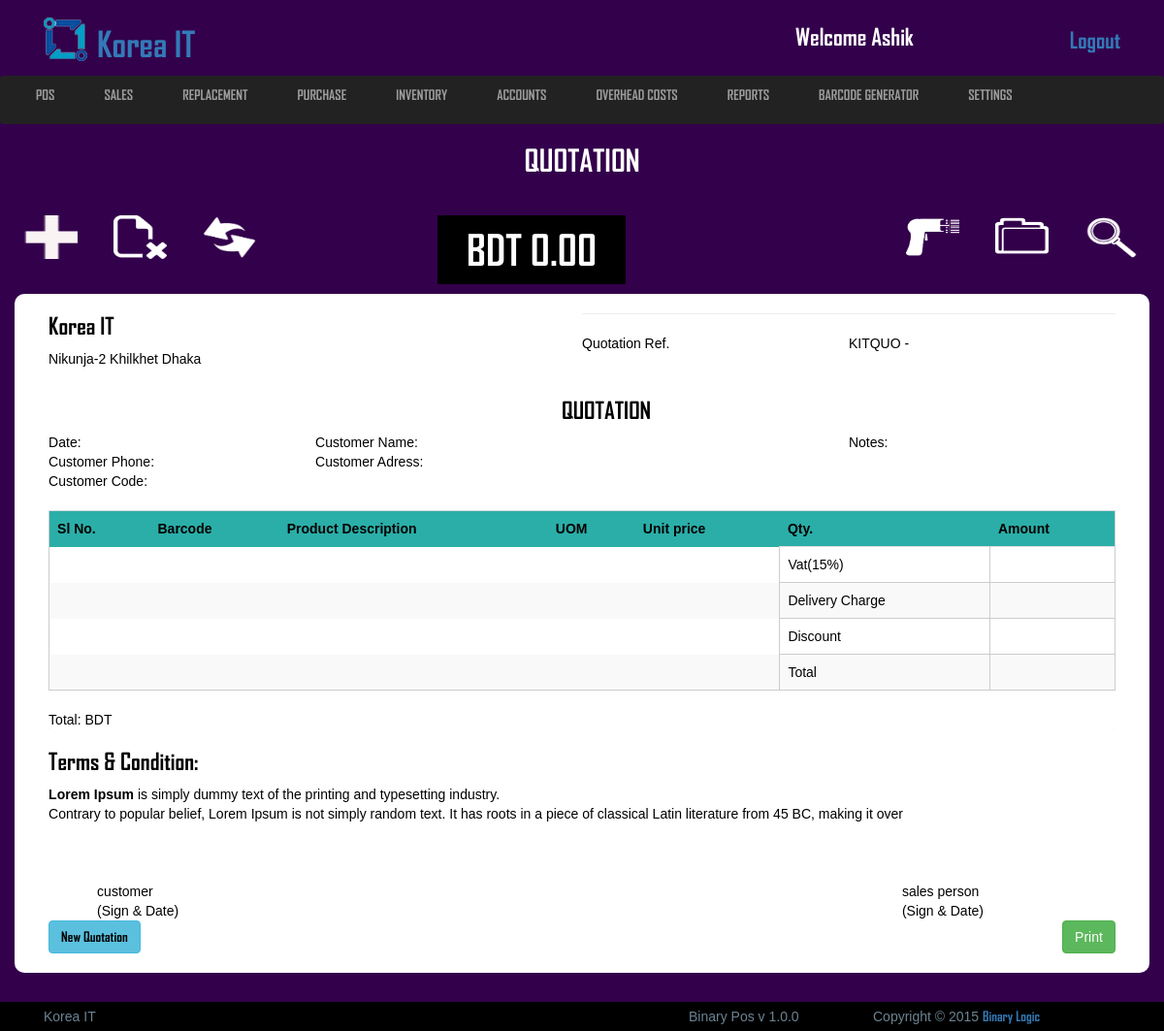
The app's page /view/view_quotation.php (signed in) with its own data.
### tables this page shows
CREATE TABLE `logo_section` (
  `id` int(11) NOT NULL,
  `image` varchar(255) NOT NULL,
  `name` varchar(100) NOT NULL
);

CREATE TABLE `terms_condition` (
  `id` int(11) NOT NULL,
  `invoice` text NOT NULL,
  `quotation` text NOT NULL,
  `sales` text NOT NULL,
  `delivery_receipt` text NOT NULL
);

### view/view_quotation.php (the view, shortened to what this page needs)
<?php include('includes/all_link_body.php'); ?>
<link rel="stylesheet" type="text/css" href="css/print.css">
<header class="header_section">
	<div class="container">
		<div class="row">
			<div class="col-md-12">
				<?php include('includes/header_top.php'); ?>
			</div>
		</div>
	</div>
	<?php include('includes/main_nav.php'); ?>
	<div class="conainer">
		<div class="row">
			<div class="col-md-12">
				<div class="sales_point">
					<h2>Quotation</h2>
				</div>
				<div class="navbar navbar-default" role="navigation">
				  <div class="container">
				    <div class="collapse navbar-collapse no_padding" id="bs-example-navbar-collapse-1">
				      <ul class="nav navbar-nav">
				        <li class=""><a href="add_quotation.php" data-toggle="tooltip" data-placement="bottom" title="Add"><img src="img/icon/add.png"> </a></li>
				        <li class=""><a href="#" data-toggle="tooltip" data-placement="bottom" title="Delete"><img src="img/icon/Files-Delete-File-icon.png"></a></li>
				        <li class=""><a href="replacement.php" data-toggle="tooltip" data-placement="bottom" title="Replacement"><img src="img/icon/refresh-icon.png"></a></li>
				        <li><h3 class="bdt_price">BDT <p class="navbar_total_price" name="spTotalPrice"><b><output id="total5" for="change">0</output></b></p>.00</h3></li>
				      </ul>
				      <ul class="nav navbar-nav navbar-right">
				        <li>
				            <img src="img/icon/barcode-scanner_318-47243.png" class="barcode fa fa-search barcode-btn">
				        </li>
				        <li class=""><a href="#" data-toggle="tooltip" data-placement="bottom" title="View"><img src="img/icon/86-Folder-512.png"></a></li>
				        <li>
				            <img src="img/icon/search.png" class="search fa fa-search search-btn">
				        </li>
				      </ul>
				    </div>
				  </div>
				</div>
			</div>
		</div>
	</div>
</header>
<section class="view_container_content">
	<div class="container" style="background:#fff;border-radius: 10px;">
		<div class="row">
			<div class="col-md-12 no_padding">
				<div class="all_page">
					<div id="print">
						<div class="logo_section">
							<div class="logo_left">
								<h3>Korea IT</h3>
								<p style="margin-bottom:10px;">Nikunja-2 Khilkhet Dhaka</p>
							</div><hr>
							<div class="invoice_right">
								<div class="quo">
									<p class="left">Quotation Ref.</p>
									<p class="right">KITQUO - <?php if(isset($quotation->quotation_no)){ echo $quotation->quotation_no;}; ?></p>
								</div>
							</div>
						</div>
						<div class="address_section">
							<h3 class="pull_center">QUOTATION</h3>
							<div class="left_section">
								<div class="cus_date">
									<p class="left">Date:</p>
								</div>
								<div class="cus_name">
									<p class="left">Customer Name:</p>
								</div>
								<div class="cus_phone">
									<p class="left">Customer Phone:</p>
								</div>
								<div class="cus_address">
									<p class="left">Customer Adress:</p>
									<p class="right"><?php if(isset($customer->customer_address)){ echo $customer->customer_address;} ?>&nbsp;</p>
								</div>
								<div class="cus_code">
									<p class="left">Customer Code:</p>
								</div>
							</div>
							<div class="right_section">
								<div class="notes">
									<p>Notes:</p>
								</div>
							</div>
						</div>
						<div class="table_section" id="table">
							<div class="panel panel-info no_margin"style="border:0;">
							  <div class="panel-body no_padding">
							    <div class="table-responsive">
								  <table class="table table-striped">
								    <tr class="first_row" style="background: #2BAEA8;">
								    	<th>Sl No.</th>
								    	<th>Barcode</th>
								    	<th>Product Description</th>
								    	<th>UOM</th>
								    	<th>Unit price</th>
								    	<th>Qty.</th>
								    	<th>Amount</th>
								    </tr>
								    <tr>
								    	<td colspan="5"style="border: 0 !important;"></td>
								    	<td colspan="1">Vat(15%)</td>
								    	<td colspan="1"><?php if(isset($quotation->vat)){ echo $quotation->vat;}; ?></td>
								    </tr>
								    <tr>
								    	<td colspan="5"style="border: 0 !important;"></td>
								    	<td colspan="1">Delivery Charge</td>
								    	<td colspan="1"><?php if(isset($quotation->delivery_charge)){ echo $quotation->delivery_charge;}; ?></td>
								    </tr>
								    <tr>
								    	<td colspan="5"style="border: 0 !important;"></td>
								    	<td colspan="1">Discount</td>
								    	<td colspan="1"><?php if(isset($quotation->discount)){ echo $quotation->discount;}; ?></td>
								    </tr>
								    <tr>
								    	<td colspan="5"style="border: 0 !important;"></td>
								    	<td colspan="1">Total</td>
								    	<td><?php if(isset($quotation->total)){ echo $quotation->total;}; ?></td>
								    </tr>
								  </table>
								</div>
								<p>Total:
								BDT
								</p>
							  </div>
							</div>
						</div>
						<div class="condition_section">
							<h3>Terms & Condition:</h3>
							<?php
							  	$startement = $db->prepare("SELECT * FROM terms_condition WHERE id=1");
							  	$startement->execute();
							  	$result = $startement->fetchAll(PDO::FETCH_ASSOC);
							  	foreach ($result as $row)
							  		$quotation = $row['quotation'];
							  	echo $quotation;
							   ?>
						</div>
						<div class="signer_section">
							<div class="left_signer_customer pull_left">
								customer<br>(Sign & Date)
							</div>
							<div class="right_signer_sales pull_right">
								sales person<br>(Sign & Date)
							</div>
						</div>
					</div>
						<div class="bottom_section">
							<a href="add_quotation.php" class="btn btn-info pull-left">New Quotation</a>
							<button class="btn btn-success pull-right"name="confirm_invoice" onclick="printDiv('print')">Print
							</button>
						</div>
				</div>
			</div>
		</div>
	</div>
</section>
	<?php include('includes/footer.php'); ?>

### view/includes/header_top.php (shortened to what this page needs)
<?php include('config.php'); ?>
<div class="header_top">
	<div class="col-md-8">
		<?php
		 	$startement = $db->prepare("SELECT * FROM logo_section WHERE id=1");
		 	$startement->execute();
		 	$result = $startement->fetchAll(PDO::FETCH_ASSOC);
		 	foreach ($result as $row) {
		 		$image = $row['image'];
		 		$name = $row['name'];
		 	}
		  ?>
		<a href="#"><img src="uploads/logo/<?php echo $image; ?>" alt="logo"><h1> <?php echo $name; ?></h1></a>
	</div>
	<div class="col-md-4">
		<ul class="header_top_aside">
			<li><h3>welcome <?php if(isset($_SESSION["username"])){echo $_SESSION["username"];} ?></h3></li>
			<li style="float:right"><a href="index.php">Logout</a></li>
		</ul>
	</div>
</div>

### view/css/style.css (style rules this page uses)
* { margin: 0; padding: 0; }
body { background: #33004B;color: #fff;font-family: 'arial'; }
h1,h2,h3,h4,a { font-family: 'AGENCYB'; }
.no_margin { margin: 0; }
.no_padding { padding: 0; }
.panel-body { color: #000; }
.row { width: 100%; margin: 0 }
.container { padding: 0; }
.header_section .header_top { width: 100%;overflow: hidden; }
.header_section .header_top a { text-decoration: none; }
.header_section .header_top a img { margin-top: -30px; margin-right: 10px; }
.header_section .header_top a h1 { display: inline-block;margin-top: 20px; }
.header_section .header_top .header_top_aside { width: 100%;overflow: hidden; margin: 20px 0; }
.header_section .header_top .header_top_aside li { list-style: none;float: left;margin-left: 15px; }
.header_section .header_top .header_top_aside li h3 { margin: 0; }
.header_section .header_top .header_top_aside li a { text-decoration: none;font-size: 23px; }
.sales_point { width: 100%;overflow: hidden;margin-bottom: 20px; }
.sales_point h2 { text-align: center;text-transform: uppercase;font-size: 31px; }
ul.nav.navbar-nav { position : relative; }
.navbar-nav > li > a { padding-top : 0; padding-bottom : 0; }
img.search.fa.search-btn.fa-search { cursor : pointer;width: 55px; }
img.barcode.fa.barcode-btn.fa-search { cursor : pointer;width: 55px; }
.navbar-default { background-color: #f7f7f7; }
.header_section .navbar-default { border: 0;background: none; }
.navbar-nav>li { margin-right: 37px; }
.navbar-default .navbar-nav>li>a { color: #777;margin: 0;padding: 0; }
.nav>li>a>img { width: 55px; }
.bdt_price { margin:0px 150px;background: #000;padding: 5px 30px;font-size: 43px; }
.view_container_content { width: 100%;overflow: hidden;margin-bottom: 30px;margin-top: 20px;min-height: 465px; }
.view_container_content .notes { overflow: hidden;width: 50%;float: right; }
.navbar_total_price { display: inline-block; }
.navbar_total_price output { display: inline-block;font-size: 43px;padding: 0;color: #fff; }
header { height: 20vh; }
.navbar { border: 0;margin-top: 15px;padding: 10px;margin: 0; }
.header_section { padding-top: 5px; }
.table { border:1px solid #ccc; }
td { border: 1px solid #ccc; }
.left { width:50%;float: left;overflow: hidden; }
.right { width:50%;float: right;overflow: hidden; }
p { margin: 0;color: #000; }
.pull_left { float: left;margin-top: 50px; }
.pull_right { float: right;margin-top: 50px; }
.pull_center { text-align: center;margin-left: 50px;margin-top: 20px; }
table { width: 100%;overflow: hidden; }
.all_page { width:94%;overflow: hidden;margin: 0 auto;margin-bottom: 20px; }
.all_page .logo_section { width:100%;overflow: hidden; }
.all_page .logo_section .logo_left { width:50%;float: left;overflow: hidden; }
.all_page .logo_section .logo_left h3 { margin-bottom: 10px;color: #000; }
.all_page .logo_section .invoice_right { width:50%;float: right;overflow: hidden; }
.all_page .address_section { width: 100%;overflow: hidden;margin-bottom: 20px; }
.all_page .address_section h3 { color: #000;text-align: center;text-transform: uppercase;margin-bottom: 10px; }
.all_page .address_section .left_section { width: 50%;float: left;overflow: hidden; }
.all_page .address_section .right_section { width: 50%;float: right;overflow: hidden; }
.all_page .table_section { width: 100%;overflow: hidden; }
.all_page .condition_section { color: #000; }
.all_page .condition_section h3 { color: #000; }
.all_page .signer_section { width: 100%;overflow: hidden;color: #000; }
.all_page .signer_section .left_signer_customer { width: 40%;float: left;margin-left: 50px;overflow: hidden; }
.all_page .signer_section .right_signer_sales { width: 20%;float: right;overflow: hidden; }
.all_page .bottom_section a { color: #000; }

### view/includes/header_top.php (style rules this page uses)
h3 { text-transform: capitalize; }
h1 { text-transform: capitalize; }
img { width: 45px;height: 45px; }

### records on screen
logo_section: image (picture), name "Korea IT"
terms_condition: quotation "Lorem Ipsum is simply dummy text of the printing and typesetting industry. Contrary to popular belief, Lorem Ipsum is not simply random text. It has roots in a piece of classical Latin literature from 45 BC, making it over"

### other values on screen
$_SESSION["username"] "Ashik"
